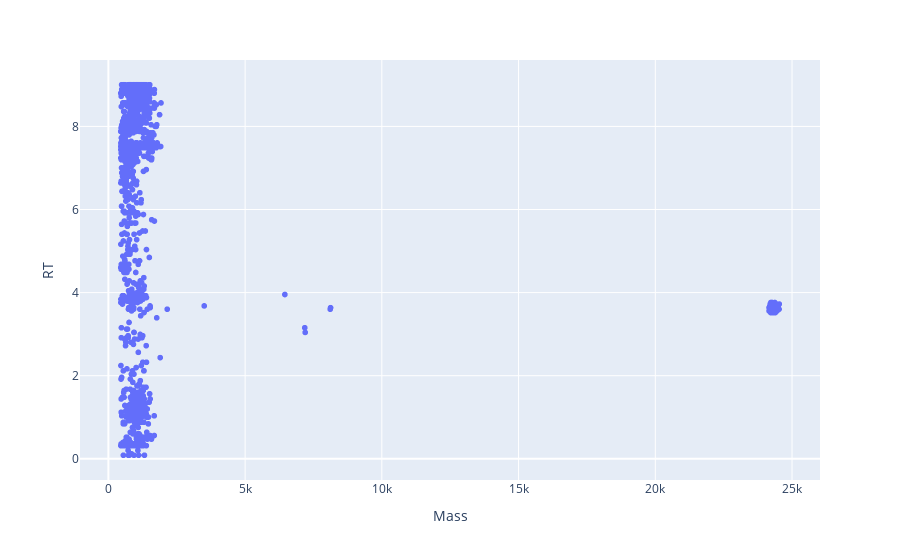

Write notebook code for a chart like this one.
### Code cell
# df_top = df_24k.sort_values('Vol', ascending=False).iloc[:10].copy()
# df_top['Mass2'] = df_top.Mass - 128.09
# df_top
plotly_zone(df1)

### Figure 1 — Plotly figure (JSON) as saved in the notebook; plotly's stock layout.template omitted (floating-point values rounded to 4 significant figures; data arrays with more than 128 entries replaced by an {"elided": "..."} marker saying what was removed)
{"data": [{"hovertemplate": "Mass=%{x}<br>RT=%{y}<extra></extra>", "legendgroup": "", "marker": {"color": "#636efa", "symbol": "circle"}, "mode": "markers", "name": "", "showlegend": false, "type": "scattergl", "x": {"elided": "1724 float values"}, "xaxis": "x", "y": {"elided": "1724 float values"}, "yaxis": "y"}], "layout": {"legend": {"tracegroupgap": 0}, "margin": {"t": 60}, "xaxis": {"anchor": "y", "domain": [0, 1], "title": {"text": "Mass"}}, "yaxis": {"anchor": "x", "domain": [0, 1], "title": {"text": "RT"}}}}
